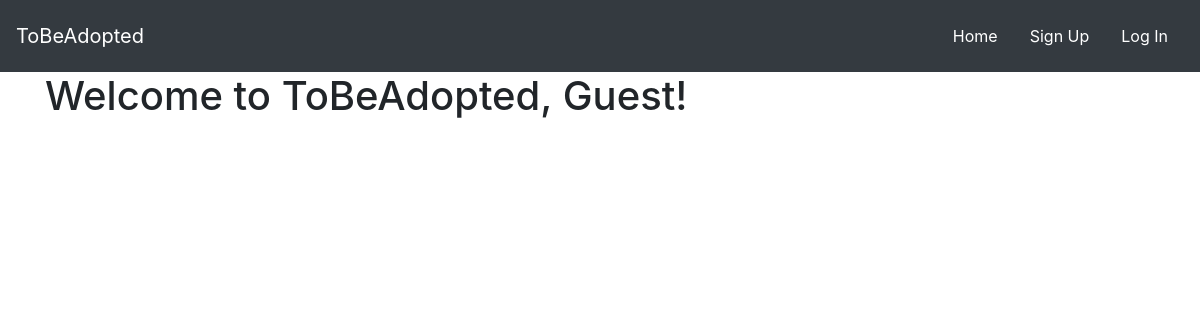
The app's page /, older data.
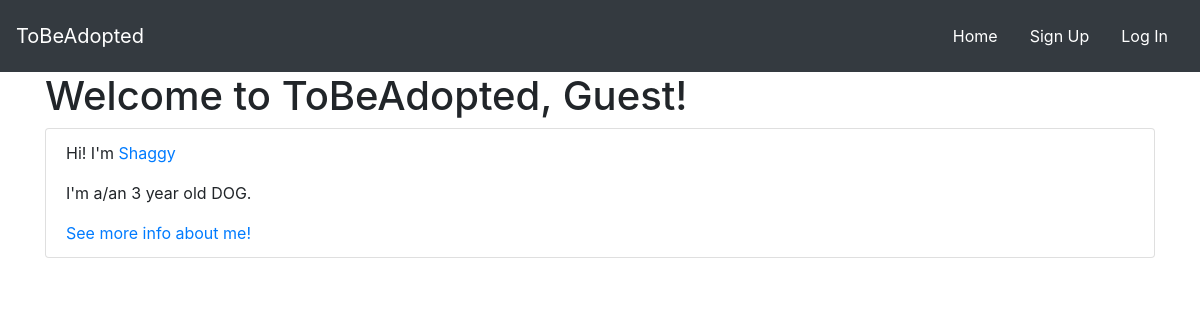
The same page, newer data.
### pets/models.py (models this page shows, shortened)
class Pet(models.Model):
  PET_CHOICES = [
    ('DOG', 'Dog'),
    ('CAT', 'Cat'),
      ]
  ADOPTION_CHOICES = [
    ('TBA', "To Be Adopted"),
    ('NOA', "Now Officially Adopted"),
      ]
  name = models.CharField(max_length=80)
  age = models.IntegerField()
  pet_type = models.CharField(
      max_length=3, choices=PET_CHOICES, default="DOG")
  post_date = models.DateField(default=timezone.now)
  bio = models.TextField()
  spayed_or_neutered = models.BooleanField(default=False)
  shot_record = models.BooleanField(default=False)
  status = models.CharField(max_length=3, blank=True,
                            choices=ADOPTION_CHOICES, default='TBA')
  pet_image = models.ImageField(blank=False, null=True)
  owner = models.ForeignKey(AUTH_USER_MODEL, related_name='owner', on_delete=models.CASCADE, null=True)

### pets/views.py (the view)
# urls.py: path('', v.index, name='homepage'),
def index(request):
    all_pets = Pet.objects.all()
    return render(request, "homepage.html", {'pets': all_pets})

### templates/homepage.html
{% include 'base.html' %} {% block content %}
<div class="container">
{% if request.user.is_authenticated %}
<h1>Welcome to ToBeAdopted, {{ request.user.display_name}}!</h1>
{% else %}
<h1>Welcome to ToBeAdopted, Guest!</h1>
{% endif %}
<ul class="list-group">
{% for pet in pets %}
    <li class="list-group-item">
        <p>Hi! I'm <a href="/pet/{{pet.id}}/">{{pet.name}}</a></p>
        <p>I'm a/an {{ pet.age }} year old {{pet.pet_type}}.</p>
        <a href="/pet/{{pet.id}}/">See more info about me!</a>
    </li>
{% endfor %}
</ul>
</div>
{% endblock %}

Row changes from the older to the newer data that the page shows:
added Pet: name "Shaggy", age "3", pet_type "DOG"
